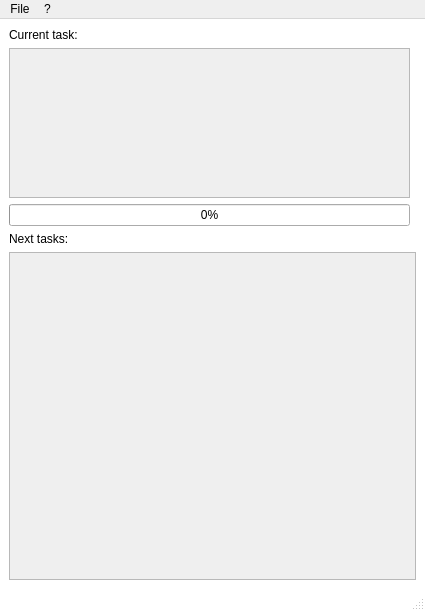
<?xml version="1.0" encoding="UTF-8"?>
<ui version="4.0">
 <class>mainWindow</class>
 <widget class="QMainWindow" name="mainWindow">
  <property name="geometry">
   <rect>
    <x>0</x>
    <y>0</y>
    <width>425</width>
    <height>611</height>
   </rect>
  </property>
  <property name="windowTitle">
   <string>ScheduleAndGo</string>
  </property>
  <property name="autoFillBackground">
   <bool>false</bool>
  </property>
  <property name="styleSheet">
   <string notr="true">#mainWindow{background-color:white}</string>
  </property>
  <widget class="QWidget" name="centralwidget">
   <layout class="QGridLayout" name="gridLayout">
    <item row="6" column="0" colspan="2">
     <widget class="QScrollArea" name="taskList">
      <property name="autoFillBackground">
       <bool>true</bool>
      </property>
      <property name="widgetResizable">
       <bool>true</bool>
      </property>
      <widget class="QWidget" name="taskListContents">
       <property name="geometry">
        <rect>
         <x>0</x>
         <y>0</y>
         <width>407</width>
         <height>320</height>
        </rect>
       </property>
       <layout class="QVBoxLayout" name="taskListElems"/>
      </widget>
     </widget>
    </item>
    <item row="3" column="0">
     <widget class="QProgressBar" name="progressBar">
      <property name="value">
       <number>0</number>
      </property>
     </widget>
    </item>
    <item row="4" column="0">
     <widget class="QLabel" name="label_2">
      <property name="text">
       <string>Next tasks:</string>
      </property>
     </widget>
    </item>
    <item row="1" column="0">
     <widget class="QScrollArea" name="currentTask">
      <property name="minimumSize">
       <size>
        <width>0</width>
        <height>150</height>
       </size>
      </property>
      <property name="maximumSize">
       <size>
        <width>16777215</width>
        <height>150</height>
       </size>
      </property>
      <property name="autoFillBackground">
       <bool>true</bool>
      </property>
      <property name="styleSheet">
       <string notr="true"/>
      </property>
      <property name="widgetResizable">
       <bool>true</bool>
      </property>
      <widget class="QWidget" name="currentTaskContents">
       <property name="geometry">
        <rect>
         <x>0</x>
         <y>0</y>
         <width>402</width>
         <height>148</height>
        </rect>
       </property>
       <layout class="QGridLayout" name="currentTaskElem"/>
      </widget>
     </widget>
    </item>
    <item row="0" column="0">
     <widget class="QLabel" name="label">
      <property name="text">
       <string>Current task:</string>
      </property>
     </widget>
    </item>
   </layout>
  </widget>
  <widget class="QMenuBar" name="menubar">
   <property name="geometry">
    <rect>
     <x>0</x>
     <y>0</y>
     <width>425</width>
     <height>22</height>
    </rect>
   </property>
   <widget class="QMenu" name="menuFile">
    <property name="title">
     <string>File</string>
    </property>
    <addaction name="actionClose"/>
   </widget>
   <widget class="QMenu" name="menu">
    <property name="title">
     <string>?</string>
    </property>
    <addaction name="actionAboutScheduleAndGo"/>
   </widget>
   <addaction name="menuFile"/>
   <addaction name="menu"/>
  </widget>
  <widget class="QStatusBar" name="statusbar"/>
  <action name="actionClose">
   <property name="text">
    <string>Close</string>
   </property>
  </action>
  <action name="actionAboutScheduleAndGo">
   <property name="text">
    <string>AboutScheduleAndGo</string>
   </property>
  </action>
 </widget>
 <resources/>
 <connections>
  <connection>
   <sender>actionClose</sender>
   <signal>triggered()</signal>
   <receiver>mainWindow</receiver>
   <slot>close()</slot>
   <hints>
    <hint type="sourcelabel">
     <x>-1</x>
     <y>-1</y>
    </hint>
    <hint type="destinationlabel">
     <x>212</x>
     <y>305</y>
    </hint>
   </hints>
  </connection>
  <connection>
   <sender>actionAboutScheduleAndGo</sender>
   <signal>triggered()</signal>
   <receiver>mainWindow</receiver>
   <slot>on_help()</slot>
   <hints>
    <hint type="sourcelabel">
     <x>-1</x>
     <y>-1</y>
    </hint>
    <hint type="destinationlabel">
     <x>212</x>
     <y>305</y>
    </hint>
   </hints>
  </connection>
 </connections>
 <slots>
  <slot>add_element()</slot>
  <slot>on_help()</slot>
  <slot>on_start()</slot>
 </slots>
</ui>
